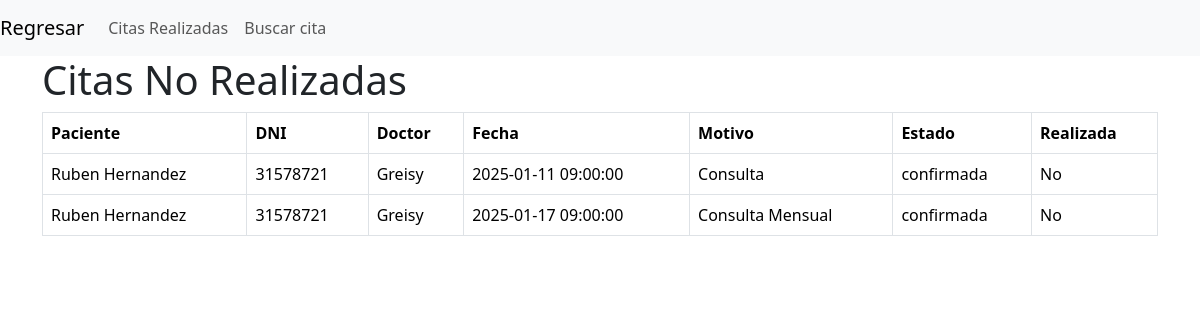
Page /user_citashistorial0.php (signed in) on the committed database.
### tables this page shows
CREATE TABLE `historial_citas` (
  `id` int(11) NOT NULL,
  `empleado_id` int(11) NOT NULL,
  `admin_id` int(11) NOT NULL,
  `fecha` datetime NOT NULL,
  `motivo` text,
  `estado` enum('confirmada','pospuesta','por confirmar') NOT NULL,
  `realizada` tinyint(1) DEFAULT '0',
  `modificada` tinyint(1) NOT NULL DEFAULT '0',
  `observacion` text
);

CREATE TABLE `empleados` (
  `id` int(11) NOT NULL,
  `nombre` varchar(200) DEFAULT NULL,
  `apellido` varchar(200) DEFAULT NULL,
  `dni` varchar(255) DEFAULT NULL,
  `password` varchar(255) DEFAULT NULL,
  `detalles` text
);

### controller/session_l.php (called while the page is built, shortened)
<?php
$dni = $_SESSION['dni'];
?>

### user_citashistorial0.php (the view, shortened to what this page needs)
<!DOCTYPE html>
<html lang="en">
<head>
    <link href="https://cdn.jsdelivr.net/npm/bootstrap@5.3.3/dist/css/bootstrap.min.css" rel="stylesheet">
</head>
<body>
<?php
        include("controller/session_l.php");
        ?>
<nav class="navbar navbar-expand-lg navbar-light bg-light">
<a class="navbar-brand" href="inicio.php">Regresar</a>
<div class="collapse navbar-collapse" id="navbarNav" >
  <ul class="navbar-nav">
    <li class="nav-item active">
      <a class="nav-link" href="user_citashistorial.php">Citas Realizadas  </a>
    </li>
    <li class="nav-item active">
      <a class="nav-link" href="user_conlook.php">Buscar cita  </a>
    </li>
</div>
</nav>
    <div class="container">
        <h1>Citas No Realizadas</h1>
        <table class="table table-bordered">
            <thead>
                <tr>
                    <th>Paciente</th>
                    <th>DNI</th>
                    <th>Doctor</th>
                    <th>Fecha</th>
                    <th>Motivo</th>
                    <th>Estado</th>
                    <th>Realizada</th>
                </tr>
            </thead>
            <tbody>
                <?php
                include('conexion.php');
                $stmt = $pdo->prepare('SELECT e.nombre as paciente, e.apellido, e.dni, a.nombre as doctor, h.fecha,
                 h.motivo, h.estado, h.realizada FROM historial_citas h JOIN empleados e ON (h.empleado_id=e.id)
                JOIN admin a ON (h.admin_id=a.id) WHERE e.dni = :dni AND h.realizada = 0');
                $stmt->bindParam('dni', $dni);
                 $stmt->execute();
                $citas = $stmt->fetchAll();
                foreach($citas as $cita){
                    echo "<tr>";
                    echo "<td>" . htmlspecialchars($cita['paciente']) . " " .  htmlspecialchars($cita['apellido']) . "</td>";
                    echo "<td>" . htmlspecialchars($cita['dni']) . "</td>";
                    echo "<td>" . htmlspecialchars($cita['doctor']) . "</td>";
                    echo "<td>" . htmlspecialchars($cita['fecha']) . "</td>";
                    echo "<td>" . htmlspecialchars($cita['motivo']) . "</td>";
                    echo "<td>" . htmlspecialchars($cita['estado']) . "</td>";
                    echo "<td>" . ($cita['realizada'] ? 'Sí' : 'No') . "</td>";
                    echo "</tr>";
                }
                ?>
            </tbody>
        </table>
    </div>
</body>
</html>

### rows in the picture
historial_citas: empleado.nombre "Ruben", empleado.apellido "Hernandez", empleado.dni "31578721", admin.nombre "Greisy", fecha "2025-01-11 09:00:00", motivo "Consulta", estado "confirmada", realizada "No"
historial_citas: empleado.nombre "Ruben", empleado.apellido "Hernandez", empleado.dni "31578721", admin.nombre "Greisy", fecha "2025-01-17 09:00:00", motivo "Consulta Mensual", estado "confirmada", realizada "No"
